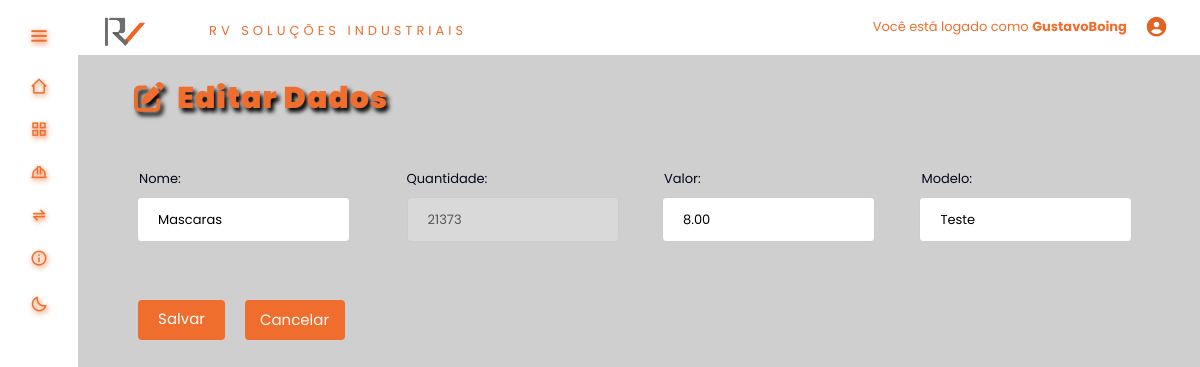
Screenshot of /tables/editEpi.php?id=1 (signed in) with the database file from the repository.
### tables this page shows
CREATE TABLE `produto` (
  `id_produto` int(11) NOT NULL,
  `Quantidade` int(11) DEFAULT NULL,
  `Valor` decimal(6,2) DEFAULT NULL,
  `Modelo` varchar(100) DEFAULT NULL,
  `Descricao` varchar(100) DEFAULT NULL,
  `Tipo` int(11) DEFAULT NULL,
  `Fornecedor_id` int(11) DEFAULT NULL
);

### tables/editEpi.php (the view, shortened to what this page needs)
<?php
    require_once('function.php');
    $result_produto = "SELECT * FROM produto WHERE id_produto = '" . $_GET['id'] . "'";
    $resultado_produto = mysqli_query($conn, $result_produto);
    $row_produto = mysqli_fetch_assoc($resultado_produto);
?>
<!DOCTYPE html>
    <head>
        <link rel="stylesheet" href="<?php echo BASEURL; ?>css/styleSubmit.css"/>
        <link rel="stylesheet" href="style.css"><link rel="stylesheet" href="<?php echo BASEURL; ?>inc/style.css"/>
        <link rel="stylesheet" href="<?php echo BASEURL; ?>inc/styleDark.css">
        <link href='https://unpkg.com/boxicons@2.1.4/css/boxicons.min.css' rel='stylesheet'>
        <link rel="stylesheet" href="https://cdnjs.cloudflare.com/ajax/libs/font-awesome/6.4.0/css/all.min.css"
 />
    </head>
    <body>
        <div class="TituloARE">
            <h2 class="titulosare"><i class="fa fa-edit"></i>&nbsp Editar Dados </h2>
        </div>
        <form class="tela-editar" method="POST" action="functions/edita_Epis.php" enctype="multipart/form-data">
            <div class="deixar-column">
                <div class="inputValues">
                    <div class="Nome">
                        <label for="Nome">
                            Nome:
                            <input type="text" name="descricao" value="<?php echo $row_produto['Descricao']; ?>"><br><br>
                        </label>
                    </div>
                    <div class="Qtd">
                        <label for="Qtd">
                            Quantidade:
                            <input type="number" name="quantidade" placeholder="Digite a quantidade" value="<?php echo $row_produto['Quantidade']; ?>" disabled><br><br>
                        </label>
                    </div>
                    <div class="Valor">
                        <label for="Valor">
                            Valor:
                            <input type="text" id="valor-input" step="0.01" name="valor" min="0.01" placeholder="Digite o valor" value="<?php echo $row_produto['Valor']; ?>"><br><br>
                        </label>
                    </div>
                    <div class="Modelo">
                        <label for="Modelo">
                            Modelo:
                            <input type="text" name="modelo" placeholder="Digite o modelo" value="<?php echo $row_produto['Modelo']; ?>"><br><br>
                        </label>
                    </div>
                </div>
                <div class="btnFuncoes">
                    <div class="btnSalvar">
                        <button type="submit" name="" class="btn btn-primary">Salvar</button>
                    </div>
                    <div class="btnCancela">
                        <a href="<?php echo BASEURL;?>tables/epis.php">Cancelar</a>
                    </div>
                </div>
            </div>
        </form>
    </body>
</html>

### inc/style.css (style rules this page uses)
:root { --color:#1c1c1c; --color-second: #D3D3D3; --color-white:#89817D; --color-body:#4A3F35; --color-black:#F06E2D; --search-bar: #F2F2F2; --search-text: #010718; }
* { padding: 0%; margin: 0%; box-sizing: border-box; font-family: 'Poppins', sans-serif; }
* { margin: 0; padding: 0; box-sizing: border-box; }
a { color: var(--color-black); text-decoration: none; font-size: small; transition: 0.5s; position: relative; }
* { box-sizing: border-box }
body { font-family: Verdana, sans-serif; margin:0 }
label { font-size: small; margin-top: 30px; margin-left: 10px; color: var(--search-text); }
.TituloARE > .titulosare { font-family: 'Poppins', sans-serif; margin: 25px 0 0 5%; color: var(--color-black); font-size: 30px; font-weight: 1000; text-shadow: 3px 4px 4px black; letter-spacing: 1px; color: var(--color-black); font-size: 30px; font-weight: 1000; }
.btnSalvar { margin-right: 20px; }
.tela-editar { display: flex; margin: 0 5% 0 5%; }
.Valor, .Qtd, .Modelo, .Tipo { color: var(--search-text); width: 100%; margin-left: 30px; }
.Nome { margin-right: 10px; width: 100%; color: var(--search-text); }
.deixar-column { display: flex; flex-direction: column; margin: 30px 0 0 0; }
.inputValues { display: flex; flex-direction: row; width: auto; position: relative; right: 25px; top: -27px; }
.btnFuncoes { position: relative; display: flex; flex-direction: row; margin-left: 4px; top: -30px }
.btnFuncoes > .btnCancela { display: inline; width: 100px; background-color: #F06E2D; color: white; border: none; border-radius: 4px; cursor: pointer; height: 40px; padding: 8px 15px; }
.btnFuncoes > .btnCancela a { color: white; font-size: 15px; justify-content: center; align-items: center; }

### inc/styleDark.css (style rules this page uses)
:root { --color-default:#ffffff; --color-second: #bebebe; --color-white:#333333; --color-body:#cfcfcf; --color-black:#F06E2D; --search-bar: #F2F2F2; --search-text: #010718; }

### css/styleSubmit.css (style rules this page uses)
button[type=submit] { width: auto; background-color: #F06E2D; color: white; padding: 9px 20px; border: none; border-radius: 4px; cursor: pointer; height: 40px; font-size: 15px; }
button[type=submit] { width: 100%; background-color: #F06E2D; color: white; padding: 0px 20px; margin: 0px 0; border: none; border-radius: 4px; cursor: pointer; }
input[type=text], select { width: 120%; padding: 12px 20px; margin: 8px 0 0 -2px; display: block; border: 1px solid #ccc; border-radius: 4px; box-sizing: border-box; }
input[type=number], select { width: 120%; padding: 12px 20px; margin: 8px 0 ; display: block; border: 1px solid #ccc; border-radius: 4px; box-sizing: border-box; }
.Valor, .Qtd, .Modelo, .Funcionario, .Tipo { width: 80%; padding: 12px 20px; margin: 8px 0 0 15px; display: block; border-radius: 4px; box-sizing: border-box; position: relative; }
.Nome { width: 80%; padding: 12px 20px; margin: 8px 0 0 0px; display: block; border-radius: 4px; box-sizing: border-box; position: relative; }

### rows the page displays
produto: descricao "Mascaras", quantidade "21373", valor "8.00", modelo "Teste"

### other values shown
$_SESSION['login'] "GustavoBoing"
